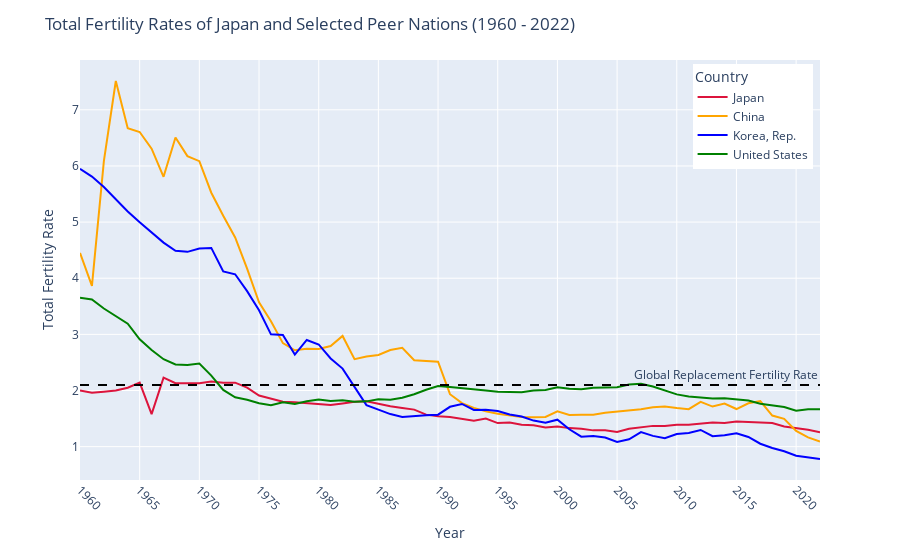

The code cell stored with this chart in its notebook:
### Markdown cell above
###  Dataset 1: Total fertility rates by country from 1960 - 2022
Data is sourced from [The World Bank](https://data.worldbank.org/indicator/SP.DYN.TFRT.IN) and includes data up through 2022 for countries of interest. The World Bank provides its data under the [Creative Commons Attribution 4.0 International license](https://creativecommons.org/licenses/by/4.0).

#### Data cleaning
Manually removed CSV headers (rows 1-4) and imputed total fertility rate data from 2022 to countries of interest. 2022 data was sourced from below:
* Japan: [Reuters](https://www.reuters.com/world/asia-pacific/japan-demographic-woes-deepen-birth-rate-hits-record-low-2023-06-02/)
* South Korea: [CNN](https://www.cnn.com/2023/12/15/asia/south-korea-to-see-population-plummet-intl-hnk/index.html)
* China: [The Guardian](https://www.theguardian.com/world/2023/aug/16/china-fertility-rate-dropped-to-record-low-in-2022-estimates-show)
* United States: [Centers for Disease Control and Prevention](https://www.cdc.gov/nchs/data/vsrr/vsrr028.pdf)
* Europe: [OECD](https://data.oecd.org/pop/fertility-rates.htm)

### Code cell
# Load data for total fertility rates by year and country
import pandas as pd

fertility_rates = pd.read_csv("datasets/1_demographics/total_fertility_rates_by_year.csv")
fertility_rates.drop(columns=["Country Code", "Indicator Name", "Indicator Code"], inplace=True) # Drop unnecessary columns
fertility_rates = fertility_rates.transpose() # Transpose the dataframe for easier manipulation
fertility_rates.rename(columns=fertility_rates.iloc[0], inplace=True) # Rename columns to country names
fertility_rates.drop(fertility_rates.index[0], inplace = True) # Drop the first row
fertility_rates.insert(0, 'Year', fertility_rates.index) # Add a column for the year
fertility_rates = fertility_rates.reset_index() # Reset the index
fertility_rates.head()
fertility_rates.drop(columns=["index"], inplace=True) # Drop the old index

# Plot fertility rates for Japan and peer nations over 1960 - 2022
import plotly.express as px

fig = px.line(fertility_rates, x="Year", y=["Japan", "China", "Korea, Rep.", "United States"])
fig.update_xaxes(tickmode='linear', tick0=1960, dtick=5, tickangle=45) # Only show x-axis labels every 5 years and rotate them 45 degrees
fig.update_traces(line=dict(color='crimson'), selector=dict(name='Japan')) # Change the color of the Japan line
fig.update_traces(line=dict(color='orange'), selector=dict(name='China')) # Change the color of the China line
fig.update_traces(line=dict(color='blue'), selector=dict(name='Korea, Rep.')) # Change the color of the Korea line
fig.update_traces(line=dict(color='green'), selector=dict(name='United States')) # Change the color of the United States line
fig.update_layout(title_text='Total Fertility Rates of Japan and Selected Peer Nations (1960 - 2022)', xaxis_title='Year', yaxis_title='Total Fertility Rate') # Plot and axis titles
fig.update_layout(legend_title_text='Country', legend=dict(yanchor="top", y=0.99, xanchor="right", x=0.99)) # Move the legend to the top right corner
fig.add_hline(y=2.1, line_dash="dash", line_color="black", annotation_text="Global Replacement Fertility Rate", annotation_position="top right") # Indicate global average fertility rate of 2.1 with horizontal line
fig.show()

### Figure 1 — Plotly figure (JSON) as saved in the notebook; plotly's stock layout.template omitted (floating-point values rounded to 4 significant figures)
{"data": [{"hovertemplate": "variable=Japan<br>Year=%{x}<br>value=%{y}<extra></extra>", "legendgroup": "Japan", "line": {"color": "crimson", "dash": "solid"}, "marker": {"symbol": "circle"}, "mode": "lines", "name": "Japan", "orientation": "v", "showlegend": true, "type": "scatter", "x": ["1960", "1961", "1962", "1963", "1964", "1965", "1966", "1967", "1968", "1969", "1970", "1971", "1972", "1973", "1974", "1975", "1976", "1977", "1978", "1979", "1980", "1981", "1982", "1983", "1984", "1985", "1986", "1987", "1988", "1989", "1990", "1991", "1992", "1993", "1994", "1995", "1996", "1997", "1998", "1999", "2000", "2001", "2002", "2003", "2004", "2005", "2006", "2007", "2008", "2009", "2010", "2011", "2012", "2013", "2014", "2015", "2016", "2017", "2018", "2019", "2020", "2021", "2022"], "xaxis": "x", "y": [2, 1.96, 1.98, 2, 2.05, 2.14, 1.58, 2.23, 2.13, 2.13, 2.13, 2.16, 2.14, 2.14, 2.05, 1.91, 1.85, 1.8, 1.79, 1.77, 1.75, 1.74, 1.77, 1.8, 1.81, 1.76, 1.72, 1.69, 1.66, 1.57, 1.54, 1.53, 1.5, 1.46, 1.5, 1.42, 1.43, 1.39, 1.38, 1.34, 1.36, 1.33, 1.32, 1.29, 1.29, 1.26, 1.32, 1.34, 1.37, 1.37, 1.39, 1.39, 1.41, 1.43, 1.42, 1.45, 1.44, 1.43, 1.42, 1.36, 1.33, 1.3, 1.256], "yaxis": "y"}, {"hovertemplate": "variable=China<br>Year=%{x}<br>value=%{y}<extra></extra>", "legendgroup": "China", "line": {"color": "orange", "dash": "solid"}, "marker": {"symbol": "circle"}, "mode": "lines", "name": "China", "orientation": "v", "showlegend": true, "type": "scatter", "x": ["1960", "1961", "1962", "1963", "1964", "1965", "1966", "1967", "1968", "1969", "1970", "1971", "1972", "1973", "1974", "1975", "1976", "1977", "1978", "1979", "1980", "1981", "1982", "1983", "1984", "1985", "1986", "1987", "1988", "1989", "1990", "1991", "1992", "1993", "1994", "1995", "1996", "1997", "1998", "1999", "2000", "2001", "2002", "2003", "2004", "2005", "2006", "2007", "2008", "2009", "2010", "2011", "2012", "2013", "2014", "2015", "2016", "2017", "2018", "2019", "2020", "2021", "2022"], "xaxis": "x", "y": [4.451, 3.863, 6.085, 7.513, 6.672, 6.605, 6.307, 5.806, 6.508, 6.175, 6.085, 5.523, 5.112, 4.726, 4.17, 3.571, 3.235, 2.844, 2.716, 2.745, 2.739, 2.792, 2.972, 2.559, 2.607, 2.633, 2.721, 2.76, 2.539, 2.52, 2.514, 1.934, 1.776, 1.691, 1.628, 1.588, 1.554, 1.527, 1.522, 1.53, 1.628, 1.563, 1.566, 1.57, 1.605, 1.624, 1.644, 1.666, 1.701, 1.714, 1.687, 1.668, 1.798, 1.714, 1.769, 1.67, 1.772, 1.813, 1.554, 1.496, 1.281, 1.164, 1.09], "yaxis": "y"}, {"hovertemplate": "variable=Korea, Rep.<br>Year=%{x}<br>value=%{y}<extra></extra>", "legendgroup": "Korea, Rep.", "line": {"color": "blue", "dash": "solid"}, "marker": {"symbol": "circle"}, "mode": "lines", "name": "Korea, Rep.", "orientation": "v", "showlegend": true, "type": "scatter", "x": ["1960", "1961", "1962", "1963", "1964", "1965", "1966", "1967", "1968", "1969", "1970", "1971", "1972", "1973", "1974", "1975", "1976", "1977", "1978", "1979", "1980", "1981", "1982", "1983", "1984", "1985", "1986", "1987", "1988", "1989", "1990", "1991", "1992", "1993", "1994", "1995", "1996", "1997", "1998", "1999", "2000", "2001", "2002", "2003", "2004", "2005", "2006", "2007", "2008", "2009", "2010", "2011", "2012", "2013", "2014", "2015", "2016", "2017", "2018", "2019", "2020", "2021", "2022"], "xaxis": "x", "y": [5.949, 5.81, 5.624, 5.407, 5.188, 4.995, 4.81, 4.634, 4.489, 4.47, 4.53, 4.54, 4.12, 4.07, 3.77, 3.43, 3, 2.99, 2.64, 2.9, 2.82, 2.57, 2.39, 2.06, 1.74, 1.66, 1.58, 1.53, 1.55, 1.56, 1.57, 1.71, 1.76, 1.654, 1.656, 1.634, 1.574, 1.537, 1.464, 1.425, 1.48, 1.309, 1.178, 1.191, 1.164, 1.085, 1.132, 1.259, 1.192, 1.149, 1.226, 1.244, 1.297, 1.187, 1.205, 1.239, 1.172, 1.052, 0.977, 0.918, 0.837, 0.808, 0.78], "yaxis": "y"}, {"hovertemplate": "variable=United States<br>Year=%{x}<br>value=%{y}<extra></extra>", "legendgroup": "United States", "line": {"color": "green", "dash": "solid"}, "marker": {"symbol": "circle"}, "mode": "lines", "name": "United States", "orientation": "v", "showlegend": true, "type": "scatter", "x": ["1960", "1961", "1962", "1963", "1964", "1965", "1966", "1967", "1968", "1969", "1970", "1971", "1972", "1973", "1974", "1975", "1976", "1977", "1978", "1979", "1980", "1981", "1982", "1983", "1984", "1985", "1986", "1987", "1988", "1989", "1990", "1991", "1992", "1993", "1994", "1995", "1996", "1997", "1998", "1999", "2000", "2001", "2002", "2003", "2004", "2005", "2006", "2007", "2008", "2009", "2010", "2011", "2012", "2013", "2014", "2015", "2016", "2017", "2018", "2019", "2020", "2021", "2022"], "xaxis": "x", "y": [3.654, 3.62, 3.461, 3.319, 3.19, 2.913, 2.721, 2.558, 2.464, 2.456, 2.48, 2.266, 2.01, 1.879, 1.835, 1.774, 1.738, 1.79, 1.76, 1.808, 1.839, 1.812, 1.827, 1.799, 1.806, 1.844, 1.837, 1.872, 1.934, 2.014, 2.081, 2.062, 2.046, 2.019, 2.002, 1.978, 1.976, 1.971, 1.999, 2.007, 2.056, 2.03, 2.021, 2.047, 2.051, 2.057, 2.108, 2.12, 2.072, 2.002, 1.931, 1.895, 1.881, 1.857, 1.863, 1.843, 1.821, 1.766, 1.73, 1.706, 1.641, 1.664, 1.665], "yaxis": "y"}], "layout": {"annotations": [{"showarrow": false, "text": "Global Replacement Fertility Rate", "x": 1, "xanchor": "right", "xref": "x domain", "y": 2.1, "yanchor": "bottom", "yref": "y"}], "legend": {"title": {"text": "Country"}, "tracegroupgap": 0, "x": 0.99, "xanchor": "right", "y": 0.99, "yanchor": "top"}, "margin": {"t": 60}, "shapes": [{"line": {"color": "black", "dash": "dash"}, "type": "line", "x0": 0, "x1": 1, "xref": "x domain", "y0": 2.1, "y1": 2.1, "yref": "y"}], "title": {"text": "Total Fertility Rates of Japan and Selected Peer Nations (1960 - 2022)"}, "xaxis": {"anchor": "y", "domain": [0, 1], "dtick": 5, "tick0": 1960, "tickangle": 45, "tickmode": "linear", "title": {"text": "Year"}}, "yaxis": {"anchor": "x", "domain": [0, 1], "title": {"text": "Total Fertility Rate"}}}}
